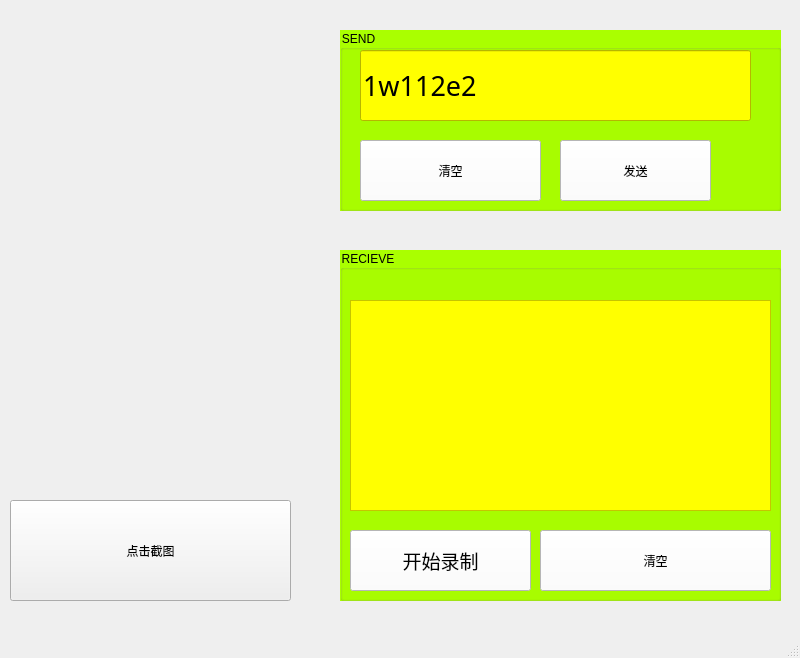
<?xml version="1.0" encoding="UTF-8"?>
<ui version="4.0">
 <class>MainWindow</class>
 <widget class="QMainWindow" name="MainWindow">
  <property name="geometry">
   <rect>
    <x>0</x>
    <y>0</y>
    <width>800</width>
    <height>658</height>
   </rect>
  </property>
  <property name="windowTitle">
   <string>MainWindow</string>
  </property>
  <widget class="QWidget" name="centralwidget">
   <widget class="QGroupBox" name="groupBox_2">
    <property name="geometry">
     <rect>
      <x>340</x>
      <y>250</y>
      <width>441</width>
      <height>351</height>
     </rect>
    </property>
    <property name="styleSheet">
     <string notr="true">background-color: rgb(255, 170, 0);
background-color: rgb(170, 255, 0);</string>
    </property>
    <property name="title">
     <string>RECIEVE</string>
    </property>
    <widget class="QTextEdit" name="RecieveEdit">
     <property name="geometry">
      <rect>
       <x>10</x>
       <y>50</y>
       <width>421</width>
       <height>211</height>
      </rect>
     </property>
     <property name="font">
      <font>
       <family>仿宋</family>
       <pointsize>20</pointsize>
      </font>
     </property>
     <property name="styleSheet">
      <string notr="true">background-color: rgb(170, 255, 0);
background-color: rgb(255, 255, 0);</string>
     </property>
     <property name="html">
      <string>&lt;!DOCTYPE HTML PUBLIC &quot;-//W3C//DTD HTML 4.0//EN&quot; &quot;http://www.w3.org/TR/REC-html40/strict.dtd&quot;&gt;
&lt;html&gt;&lt;head&gt;&lt;meta name=&quot;qrichtext&quot; content=&quot;1&quot; /&gt;&lt;meta charset=&quot;utf-8&quot; /&gt;&lt;style type=&quot;text/css&quot;&gt;
p, li { white-space: pre-wrap; }
hr { height: 1px; border-width: 0; }
li.unchecked::marker { content: &quot;\2610&quot;; }
li.checked::marker { content: &quot;\2612&quot;; }
&lt;/style&gt;&lt;/head&gt;&lt;body style=&quot; font-family:'仿宋'; font-size:20pt; font-weight:400; font-style:normal;&quot;&gt;
&lt;p style=&quot;-qt-paragraph-type:empty; margin-top:0px; margin-bottom:0px; margin-left:0px; margin-right:0px; -qt-block-indent:0; text-indent:0px;&quot;&gt;&lt;br /&gt;&lt;/p&gt;&lt;/body&gt;&lt;/html&gt;</string>
     </property>
    </widget>
    <widget class="QPushButton" name="ClearButton">
     <property name="geometry">
      <rect>
       <x>200</x>
       <y>280</y>
       <width>231</width>
       <height>61</height>
      </rect>
     </property>
     <property name="styleSheet">
      <string notr="true">font: 14pt &quot;新宋体&quot;;
background-color: rgb(255, 255, 255);</string>
     </property>
     <property name="text">
      <string>清空</string>
     </property>
    </widget>
    <widget class="QPushButton" name="captureButton">
     <property name="geometry">
      <rect>
       <x>10</x>
       <y>280</y>
       <width>181</width>
       <height>61</height>
      </rect>
     </property>
     <property name="font">
      <font>
       <family>新宋体</family>
       <pointsize>14</pointsize>
      </font>
     </property>
     <property name="styleSheet">
      <string notr="true">background-color: rgb(255, 255, 255);</string>
     </property>
     <property name="text">
      <string>开始录制</string>
     </property>
    </widget>
   </widget>
   <widget class="QGroupBox" name="groupBox">
    <property name="geometry">
     <rect>
      <x>340</x>
      <y>30</y>
      <width>441</width>
      <height>181</height>
     </rect>
    </property>
    <property name="styleSheet">
     <string notr="true">background-color: rgb(255, 170, 0);
background-color: rgb(170, 255, 0);</string>
    </property>
    <property name="title">
     <string>SEND</string>
    </property>
    <widget class="QLineEdit" name="SendEdit">
     <property name="geometry">
      <rect>
       <x>20</x>
       <y>20</y>
       <width>391</width>
       <height>71</height>
      </rect>
     </property>
     <property name="font">
      <font>
       <family>仿宋</family>
       <pointsize>20</pointsize>
      </font>
     </property>
     <property name="styleSheet">
      <string notr="true">background-color: rgb(170, 255, 0);
background-color: rgb(255, 255, 0);</string>
     </property>
     <property name="text">
      <string>1w112e2</string>
     </property>
    </widget>
    <widget class="QPushButton" name="SendButton">
     <property name="geometry">
      <rect>
       <x>220</x>
       <y>110</y>
       <width>151</width>
       <height>61</height>
      </rect>
     </property>
     <property name="styleSheet">
      <string notr="true">font: 14pt &quot;新宋体&quot;;
background-color: rgb(255, 255, 255);</string>
     </property>
     <property name="text">
      <string>发送</string>
     </property>
    </widget>
    <widget class="QPushButton" name="SendClearButton">
     <property name="geometry">
      <rect>
       <x>20</x>
       <y>110</y>
       <width>181</width>
       <height>61</height>
      </rect>
     </property>
     <property name="styleSheet">
      <string notr="true">font: 14pt &quot;新宋体&quot;;
background-color: rgb(255, 255, 255);</string>
     </property>
     <property name="text">
      <string>清空</string>
     </property>
    </widget>
   </widget>
   <widget class="QLabel" name="screenshot">
    <property name="geometry">
     <rect>
      <x>10</x>
      <y>20</y>
      <width>281</width>
      <height>461</height>
     </rect>
    </property>
    <property name="text">
     <string/>
    </property>
   </widget>
   <widget class="QPushButton" name="pushButton">
    <property name="geometry">
     <rect>
      <x>10</x>
      <y>500</y>
      <width>281</width>
      <height>101</height>
     </rect>
    </property>
    <property name="text">
     <string>点击截图</string>
    </property>
   </widget>
   <widget class="QLabel" name="fankui">
    <property name="geometry">
     <rect>
      <x>10</x>
      <y>620</y>
      <width>281</width>
      <height>20</height>
     </rect>
    </property>
    <property name="text">
     <string/>
    </property>
   </widget>
  </widget>
  <widget class="QMenuBar" name="menubar">
   <property name="geometry">
    <rect>
     <x>0</x>
     <y>0</y>
     <width>800</width>
     <height>26</height>
    </rect>
   </property>
  </widget>
  <widget class="QStatusBar" name="statusbar"/>
 </widget>
 <resources/>
 <connections/>
</ui>
